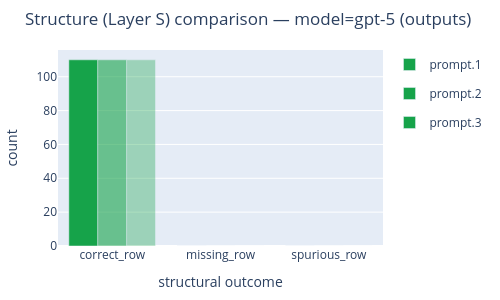

Source (notebook cell):
### Markdown cell above
## Structural reporting

Reporting whether the lists of objects, ie. the panels, are correct, missing or spurious on this check.

### Code cell
fig_layer_s = plot_comparison_layer_s(
    summaries,
    compare="prompt",
    model=GPT_5_MODEL,
)
if fig_layer_s is None:
    print(f"No {LAYER_S_TITLE} data for model={MODEL}")
else:
    fig_layer_s.update_layout(
        height=LAYER_S_FIG_HEIGHT,
        width=LAYER_S_FIG_WIDTH,
        autosize=True,
        margin=dict(l=40, r=20, t=50, b=40),
    )
    fig_layer_s.show()

### Figure 1 — Plotly figure (JSON) as saved in the notebook; plotly's stock layout.template omitted (floating-point values rounded to 4 significant figures)
{"data": [{"legendgroup": "prompt.1", "marker": {"color": ["#16a34a", "#ca8a04", "#dc2626"], "opacity": 1}, "name": "prompt.1", "showlegend": true, "type": "bar", "x": ["correct_row", "missing_row", "spurious_row"], "y": [110, 0, 0]}, {"legendgroup": "prompt.2", "marker": {"color": ["#16a34a", "#ca8a04", "#dc2626"], "opacity": 0.6}, "name": "prompt.2", "showlegend": true, "type": "bar", "x": ["correct_row", "missing_row", "spurious_row"], "y": [110, 0, 0]}, {"legendgroup": "prompt.3", "marker": {"color": ["#16a34a", "#ca8a04", "#dc2626"], "opacity": 0.35}, "name": "prompt.3", "showlegend": true, "type": "bar", "x": ["correct_row", "missing_row", "spurious_row"], "y": [110, 0, 0]}], "layout": {"autosize": true, "barmode": "group", "height": 300, "margin": {"b": 40, "l": 40, "r": 20, "t": 50}, "title": {"text": "Structure (Layer S) comparison — model=gpt-5 (outputs)"}, "width": 500, "xaxis": {"title": {"text": "structural outcome"}}, "yaxis": {"rangemode": "tozero", "title": {"text": "count"}}}}
